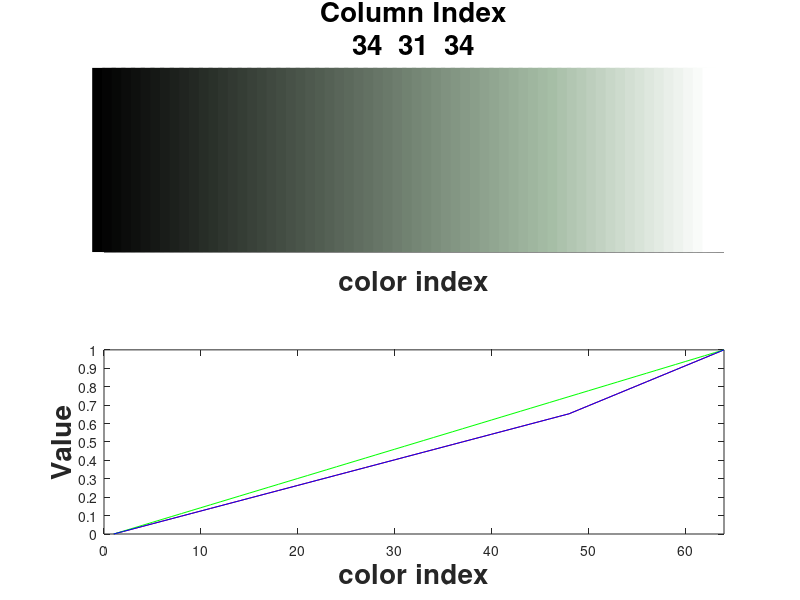

Reproduce this figure in MATLAB.
clear all; close all; clc;
h=figure('Position',[1     21   1366    670], ...
'Name','Mapas en Colormap');
fs=20;

matrizC=[jet cubehelix hsv rainbow hot cool ...
         spring summer autumn winter gray ...
         bone copper pink ocean colorcube ...  
         flag lines prism];
## Show the 'flag' colormap profile and as an image
ai=[randi([1 57]) randi([1 57]) randi([1 57])];
cmap=[matrizC(:,ai(1))  matrizC(:,ai(2)) matrizC(:,ai(3))];
subplot(2, 1, 1);
ml=size(cmap,1)-1;
hold on;
for i=0:1:ml
plot([i i],[0 1],'color',cmap(i+1,:),'linewidth',17)
endfor
set(gca,'YTick',0:0:1)
set(gca,'XTick',0:0:64)
axis([0 64 0 1])
hold off;
title({"Column Index",num2str(ai)},'fontsize',fs,'fontweight','bold')
xlabel("color index",'fontsize',fs,'fontweight','bold')
subplot(2, 1, 2);
rgbplot(cmap);
ylabel("Value",'fontsize',fs,'fontweight','bold')
xlabel("color index",'fontsize',fs,'fontweight','bold')         
